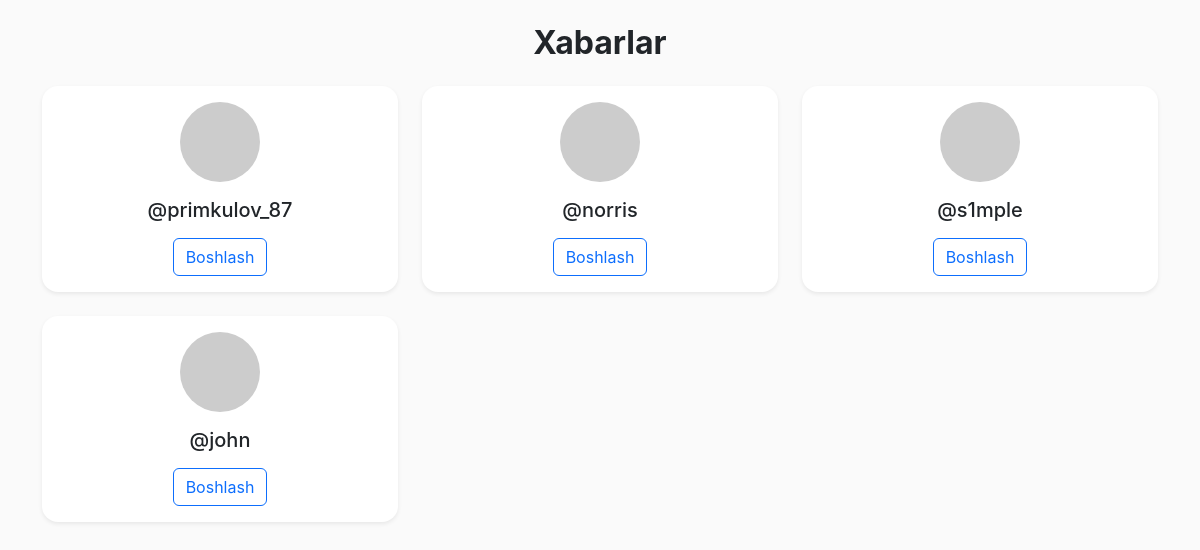
Screenshot of /messages/ (signed in) with the database file from the repository.
### accounts/models.py (models this page shows, shortened)
class CustomUser(AbstractUser):
    phone_number = models.CharField(max_length=20, unique=False)
    avatar = models.ImageField(upload_to='avatars/', blank=True, null=True)

### posts/views.py (the view)
# urls.py: path('messages/', views.messages_list_view, name='messages'),
@login_required
def messages_list_view(request):
    users = User.objects.exclude(id=request.user.id)
    return render(request, 'messages_list.html', {'users': users})

### templates/messages_list.html
{% extends 'base.html' %}
{% load static %}
{% block content %}
<div class="container py-4">
    <h2 class="mb-4 text-center fw-bold">Xabarlar</h2>
    {% if users %}
        <div class="row row-cols-1 row-cols-md-3 g-4">
            {% for user in users %}
                <div class="col">
                    <div class="card shadow-sm h-100 border-0 rounded-4">
                        <div class="card-body text-center">
                            <img src="https://ui-avatars.com/api/?name={{ user.username }}" class="rounded-circle mb-3" width="80" height="80" alt="{{ user.username }}">
                            <h5 class="card-title">{{ user.username }}</h5>
                            <a href="{% url 'chat' user.id %}" class="btn btn-outline-primary mt-2">Boshlash</a>
                        </div>
                    </div>
                </div>
            {% endfor %}
        </div>
    {% else %}
        <div class="alert alert-info text-center" role="alert">
            Hozircha hech qanday foydalanuvchi yo‘q.
        </div>
    {% endif %}
</div>
{% endblock %}

### templates/base.html (style rules this page uses)
body { background-color: #fafafa; font-family: -apple-system, BlinkMacSystemFont, "Segoe UI", Roboto, "Helvetica Neue", Arial, sans-serif; }
a { text-decoration: none; }

### rows the page displays
CustomUser: username "@primkulov_87"
CustomUser: username "@norris"
CustomUser: username "@s1mple"
CustomUser: username "@john"
